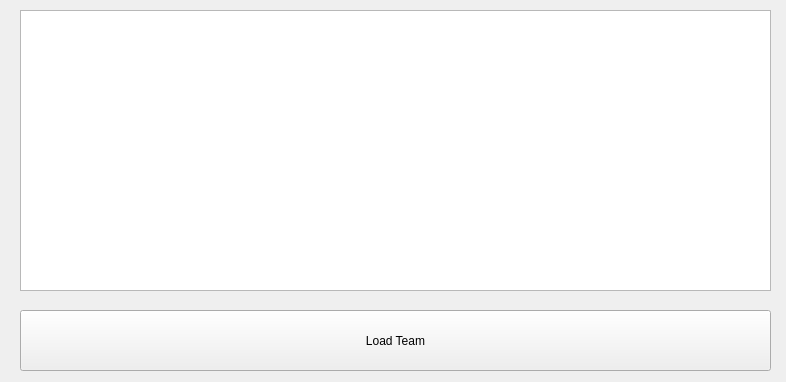
<?xml version="1.0" encoding="UTF-8"?>
<ui version="4.0">
 <class>Form</class>
 <widget class="QWidget" name="Form">
  <property name="geometry">
   <rect>
    <x>0</x>
    <y>0</y>
    <width>786</width>
    <height>382</height>
   </rect>
  </property>
  <property name="windowTitle">
   <string>Form</string>
  </property>
  <widget class="QPushButton" name="btn_loadTeam">
   <property name="geometry">
    <rect>
     <x>20</x>
     <y>310</y>
     <width>751</width>
     <height>61</height>
    </rect>
   </property>
   <property name="text">
    <string>Load Team</string>
   </property>
  </widget>
  <widget class="QTableView" name="tableView">
   <property name="geometry">
    <rect>
     <x>20</x>
     <y>10</y>
     <width>751</width>
     <height>281</height>
    </rect>
   </property>
  </widget>
 </widget>
 <resources/>
 <connections>
  <connection>
   <sender>btn_loadTeam</sender>
   <signal>clicked()</signal>
   <receiver>tableView</receiver>
   <slot>showFullScreen()</slot>
   <hints>
    <hint type="sourcelabel">
     <x>377</x>
     <y>331</y>
    </hint>
    <hint type="destinationlabel">
     <x>407</x>
     <y>216</y>
    </hint>
   </hints>
  </connection>
  <connection>
   <sender>btn_loadTeam</sender>
   <signal>clicked()</signal>
   <receiver>Form</receiver>
   <slot>close()</slot>
   <hints>
    <hint type="sourcelabel">
     <x>523</x>
     <y>349</y>
    </hint>
    <hint type="destinationlabel">
     <x>580</x>
     <y>375</y>
    </hint>
   </hints>
  </connection>
 </connections>
</ui>
